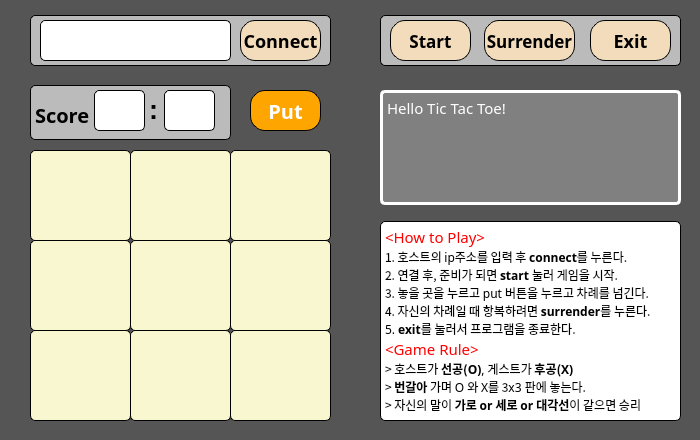
<?xml version="1.0" encoding="UTF-8"?>
<ui version="4.0">
 <class>secDialog</class>
 <widget class="QDialog" name="secDialog">
  <property name="geometry">
   <rect>
    <x>0</x>
    <y>0</y>
    <width>700</width>
    <height>440</height>
   </rect>
  </property>
  <property name="windowTitle">
   <string>Dialog</string>
  </property>
  <property name="styleSheet">
   <string notr="true">background-color: #555555;</string>
  </property>
  <widget class="QPushButton" name="connect">
   <property name="geometry">
    <rect>
     <x>240</x>
     <y>20</y>
     <width>81</width>
     <height>41</height>
    </rect>
   </property>
   <property name="font">
    <font>
     <family>Chilanka</family>
     <pointsize>-1</pointsize>
     <weight>75</weight>
     <italic>false</italic>
     <bold>true</bold>
    </font>
   </property>
   <property name="styleSheet">
    <string notr="true">QPushButton#connect {
	border-radius: 15px;
	border-style: solid;
	border-width:1px;
	border-color:black;
	padding: 2px;
	background-color: #F2DCBB;
	font: bold 18px;
	color: charcoal;
}
QPushButton#connect:hover {
	background-color: #CC9966;
}
QPushButton#connect:disabled {
	background-color: gray;
}</string>
   </property>
   <property name="text">
    <string>Connect</string>
   </property>
  </widget>
  <widget class="QLineEdit" name="ip">
   <property name="geometry">
    <rect>
     <x>40</x>
     <y>20</y>
     <width>191</width>
     <height>41</height>
    </rect>
   </property>
   <property name="styleSheet">
    <string notr="true">border-radius: 5px;
border-style: solid;
border-width:1px;
border-color:black;
background-color: white;</string>
   </property>
   <property name="text">
    <string/>
   </property>
  </widget>
  <widget class="QPushButton" name="surrender">
   <property name="geometry">
    <rect>
     <x>484</x>
     <y>20</y>
     <width>91</width>
     <height>41</height>
    </rect>
   </property>
   <property name="font">
    <font>
     <family>Chilanka</family>
     <pointsize>-1</pointsize>
     <weight>75</weight>
     <italic>false</italic>
     <bold>true</bold>
    </font>
   </property>
   <property name="styleSheet">
    <string notr="true">QPushButton#surrender {
	border-radius: 15px;
	border-style: solid;
	border-width:1px;
	border-color:black;
	padding: 2px;
	background-color: #F2DCBB;
	font: bold 17px;
	color: charcoal;
}
QPushButton#surrender:hover {
	background-color: #CC9966;
}
QPushButton#surrender:disabled {
	background-color: gray;
}</string>
   </property>
   <property name="text">
    <string>Surrender</string>
   </property>
  </widget>
  <widget class="QPushButton" name="exit">
   <property name="geometry">
    <rect>
     <x>590</x>
     <y>20</y>
     <width>81</width>
     <height>41</height>
    </rect>
   </property>
   <property name="font">
    <font>
     <family>Chilanka</family>
     <pointsize>-1</pointsize>
     <weight>75</weight>
     <italic>false</italic>
     <bold>true</bold>
    </font>
   </property>
   <property name="styleSheet">
    <string notr="true">QPushButton#exit {
	border-radius: 15px;
	border-style: solid;
	border-width:1px;
	border-color:black;
	padding: 2px;
	background-color: #F2DCBB;
	font: bold 18px;
	color: charcoal;
}
QPushButton#exit:hover {
	background-color: #CC9966;
}
QPushButton#exit:disabled {
	background-color: gray;
}</string>
   </property>
   <property name="text">
    <string>Exit</string>
   </property>
  </widget>
  <widget class="QTextEdit" name="explain">
   <property name="geometry">
    <rect>
     <x>380</x>
     <y>221</y>
     <width>301</width>
     <height>200</height>
    </rect>
   </property>
   <property name="font">
    <font>
     <family>Chilanka</family>
     <pointsize>9</pointsize>
    </font>
   </property>
   <property name="styleSheet">
    <string notr="true">border-radius: 5px;
border-style: solid;
border-width:1px;
border-color:black;
background-color: white;
</string>
   </property>
   <property name="html">
    <string>&lt;!DOCTYPE HTML PUBLIC &quot;-//W3C//DTD HTML 4.0//EN&quot; &quot;http://www.w3.org/TR/REC-html40/strict.dtd&quot;&gt;
&lt;html&gt;&lt;head&gt;&lt;meta name=&quot;qrichtext&quot; content=&quot;1&quot; /&gt;&lt;style type=&quot;text/css&quot;&gt;
p, li { white-space: pre-wrap; }
&lt;/style&gt;&lt;/head&gt;&lt;body style=&quot; font-family:'Noto Serif CJK KR','Chilanka'; font-size:9pt; font-weight:400; font-style:normal;&quot;&gt;
&lt;p style=&quot; margin-top:0px; margin-bottom:0px; margin-left:0px; margin-right:0px; -qt-block-indent:0; text-indent:0px;&quot;&gt;&lt;span style=&quot; font-family:'Ubuntu'; font-size:15px; color:#ff0000;&quot;&gt;&amp;lt;How to Play&amp;gt;&lt;/span&gt;&lt;/p&gt;
&lt;p style=&quot; margin-top:0px; margin-bottom:0px; margin-left:0px; margin-right:0px; -qt-block-indent:0; text-indent:0px;&quot;&gt;&lt;span style=&quot; font-family:'Ubuntu';&quot;&gt;1. 호스트의 ip주소를 입력 후 &lt;/span&gt;&lt;span style=&quot; font-family:'Ubuntu'; font-weight:600;&quot;&gt;connect&lt;/span&gt;&lt;span style=&quot; font-family:'Ubuntu';&quot;&gt;를 누른다. &lt;/span&gt;&lt;/p&gt;
&lt;p style=&quot; margin-top:0px; margin-bottom:0px; margin-left:0px; margin-right:0px; -qt-block-indent:0; text-indent:0px;&quot;&gt;&lt;span style=&quot; font-family:'Ubuntu';&quot;&gt;2. 연결 후, 준비가 되면 &lt;/span&gt;&lt;span style=&quot; font-family:'Ubuntu'; font-weight:600;&quot;&gt;start&lt;/span&gt;&lt;span style=&quot; font-family:'Ubuntu';&quot;&gt; 눌러 게임을 시작.&lt;/span&gt;&lt;/p&gt;
&lt;p style=&quot; margin-top:0px; margin-bottom:0px; margin-left:0px; margin-right:0px; -qt-block-indent:0; text-indent:0px;&quot;&gt;&lt;span style=&quot; font-family:'Ubuntu';&quot;&gt;3. 놓을 곳을 누르고 put 버튼을 누르고 차례를 넘긴다.&lt;/span&gt;&lt;/p&gt;
&lt;p style=&quot; margin-top:0px; margin-bottom:0px; margin-left:0px; margin-right:0px; -qt-block-indent:0; text-indent:0px;&quot;&gt;&lt;span style=&quot; font-family:'Ubuntu';&quot;&gt;4. 자신의 차례일 때 항복하려면 &lt;/span&gt;&lt;span style=&quot; font-family:'Ubuntu'; font-weight:600;&quot;&gt;surrender&lt;/span&gt;&lt;span style=&quot; font-family:'Ubuntu';&quot;&gt;를 누른다.&lt;/span&gt;&lt;/p&gt;
&lt;p style=&quot; margin-top:0px; margin-bottom:0px; margin-left:0px; margin-right:0px; -qt-block-indent:0; text-indent:0px;&quot;&gt;&lt;span style=&quot; font-family:'Ubuntu';&quot;&gt;5. &lt;/span&gt;&lt;span style=&quot; font-family:'Ubuntu'; font-weight:600;&quot;&gt;exit&lt;/span&gt;&lt;span style=&quot; font-family:'Ubuntu';&quot;&gt;를 눌러서 프로그램을 종료한다.&lt;/span&gt;&lt;/p&gt;
&lt;p style=&quot; margin-top:0px; margin-bottom:0px; margin-left:0px; margin-right:0px; -qt-block-indent:0; text-indent:0px;&quot;&gt;&lt;span style=&quot; font-family:'Ubuntu'; font-size:15px; color:#ff0000;&quot;&gt;&amp;lt;Game Rule&amp;gt;&lt;/span&gt;&lt;/p&gt;
&lt;p style=&quot; margin-top:0px; margin-bottom:0px; margin-left:0px; margin-right:0px; -qt-block-indent:0; text-indent:0px;&quot;&gt;&lt;span style=&quot; font-family:'Ubuntu';&quot;&gt;&amp;gt; 호스트가 &lt;/span&gt;&lt;span style=&quot; font-family:'Ubuntu'; font-weight:600;&quot;&gt;선공(O)&lt;/span&gt;&lt;span style=&quot; font-family:'Ubuntu';&quot;&gt;, 게스트가 &lt;/span&gt;&lt;span style=&quot; font-family:'Ubuntu'; font-weight:600;&quot;&gt;후공(X)&lt;/span&gt;&lt;/p&gt;
&lt;p style=&quot; margin-top:0px; margin-bottom:0px; margin-left:0px; margin-right:0px; -qt-block-indent:0; text-indent:0px;&quot;&gt;&lt;span style=&quot; font-family:'Ubuntu';&quot;&gt;&amp;gt; &lt;/span&gt;&lt;span style=&quot; font-family:'Ubuntu'; font-weight:600;&quot;&gt;번갈아&lt;/span&gt;&lt;span style=&quot; font-family:'Ubuntu';&quot;&gt; 가며 O 와 X를 3x3 판에 놓는다.&lt;/span&gt;&lt;/p&gt;
&lt;p style=&quot; margin-top:0px; margin-bottom:0px; margin-left:0px; margin-right:0px; -qt-block-indent:0; text-indent:0px;&quot;&gt;&lt;span style=&quot; font-family:'Ubuntu';&quot;&gt;&amp;gt; 자신의 말이 &lt;/span&gt;&lt;span style=&quot; font-family:'Ubuntu'; font-weight:600;&quot;&gt;가로 or 세로 or 대각선&lt;/span&gt;&lt;span style=&quot; font-family:'Ubuntu';&quot;&gt;이 같으면 승리&lt;/span&gt;&lt;/p&gt;&lt;/body&gt;&lt;/html&gt;</string>
   </property>
  </widget>
  <widget class="QTextEdit" name="debugging">
   <property name="geometry">
    <rect>
     <x>380</x>
     <y>90</y>
     <width>301</width>
     <height>115</height>
    </rect>
   </property>
   <property name="font">
    <font>
     <family>Chilanka</family>
     <pointsize>14</pointsize>
    </font>
   </property>
   <property name="styleSheet">
    <string notr="true">border-radius: 5px;
border-style: solid;
border-width:3px;
border-color:white;
background-color: gray;
color:white;
font-style:bold;</string>
   </property>
   <property name="html">
    <string>&lt;!DOCTYPE HTML PUBLIC &quot;-//W3C//DTD HTML 4.0//EN&quot; &quot;http://www.w3.org/TR/REC-html40/strict.dtd&quot;&gt;
&lt;html&gt;&lt;head&gt;&lt;meta name=&quot;qrichtext&quot; content=&quot;1&quot; /&gt;&lt;style type=&quot;text/css&quot;&gt;
p, li { white-space: pre-wrap; }
&lt;/style&gt;&lt;/head&gt;&lt;body style=&quot; font-family:'Chilanka'; font-size:14pt; font-weight:400; font-style:normal;&quot;&gt;
&lt;p style=&quot; margin-top:0px; margin-bottom:0px; margin-left:0px; margin-right:0px; -qt-block-indent:0; text-indent:0px;&quot;&gt;&lt;span style=&quot; font-family:'Ubuntu'; font-size:11pt;&quot;&gt;Hello Tic Tac Toe!&lt;/span&gt;&lt;/p&gt;&lt;/body&gt;&lt;/html&gt;</string>
   </property>
  </widget>
  <widget class="QPushButton" name="board_1">
   <property name="geometry">
    <rect>
     <x>30</x>
     <y>150</y>
     <width>101</width>
     <height>91</height>
    </rect>
   </property>
   <property name="font">
    <font>
     <family>Ubuntu</family>
     <pointsize>-1</pointsize>
     <weight>50</weight>
     <italic>false</italic>
     <bold>false</bold>
    </font>
   </property>
   <property name="styleSheet">
    <string notr="true">QPushButton#board_1 {
border-radius: 5px;
border-style: solid;
border-width:1px;
border-color:black;
font: 50px;
background-color: #F9F7CF;
}
QPushButton#board_1:hover {
background-color: #CCCC99;
}
QPushButton#board_1:disabled {
background-color: lightgray;
font:50px;
}</string>
   </property>
   <property name="text">
    <string/>
   </property>
  </widget>
  <widget class="QPushButton" name="board_2">
   <property name="geometry">
    <rect>
     <x>130</x>
     <y>150</y>
     <width>101</width>
     <height>91</height>
    </rect>
   </property>
   <property name="font">
    <font>
     <pointsize>-1</pointsize>
     <weight>50</weight>
     <italic>false</italic>
     <bold>false</bold>
    </font>
   </property>
   <property name="styleSheet">
    <string notr="true">QPushButton#board_2 {
border-radius: 5px;
border-style: solid;
border-width:1px;
border-color:black;
font: 50px;
background-color: #F9F7CF;
}
QPushButton#board_2:hover {
background-color: #CCCC99;
}
QPushButton#board_2:disabled {
background-color: lightgray;
font:50px;
}</string>
   </property>
   <property name="text">
    <string/>
   </property>
  </widget>
  <widget class="QPushButton" name="board_3">
   <property name="geometry">
    <rect>
     <x>230</x>
     <y>150</y>
     <width>101</width>
     <height>91</height>
    </rect>
   </property>
   <property name="font">
    <font>
     <pointsize>-1</pointsize>
     <weight>50</weight>
     <italic>false</italic>
     <bold>false</bold>
    </font>
   </property>
   <property name="styleSheet">
    <string notr="true">QPushButton#board_3 {
border-radius: 5px;
border-style: solid;
border-width:1px;
border-color:black;
background-color: #F9F7CF;
font:50px;
}
QPushButton#board_3:hover {
background-color: #CCCC99;
}
QPushButton#board_3:disabled {
background-color: lightgray;
font:50px;
}</string>
   </property>
   <property name="text">
    <string/>
   </property>
  </widget>
  <widget class="QPushButton" name="board_4">
   <property name="geometry">
    <rect>
     <x>30</x>
     <y>240</y>
     <width>101</width>
     <height>91</height>
    </rect>
   </property>
   <property name="font">
    <font>
     <pointsize>-1</pointsize>
     <weight>50</weight>
     <italic>false</italic>
     <bold>false</bold>
    </font>
   </property>
   <property name="styleSheet">
    <string notr="true">QPushButton#board_4 {
border-radius: 5px;
border-style: solid;
border-width:1px;
border-color:black;
background-color: #F9F7CF;
font:50px;
}
QPushButton#board_4:hover {
background-color: #CCCC99;
}
QPushButton#board_4:disabled {
background-color: lightgray;
font:50px;
}</string>
   </property>
   <property name="text">
    <string/>
   </property>
  </widget>
  <widget class="QPushButton" name="board_5">
   <property name="geometry">
    <rect>
     <x>130</x>
     <y>240</y>
     <width>101</width>
     <height>91</height>
    </rect>
   </property>
   <property name="font">
    <font>
     <pointsize>-1</pointsize>
     <weight>50</weight>
     <italic>false</italic>
     <bold>false</bold>
    </font>
   </property>
   <property name="styleSheet">
    <string notr="true">QPushButton#board_5 {
border-radius: 5px;
border-style: solid;
border-width:1px;
border-color:black;
background-color: #F9F7CF;
font:50px;
}
QPushButton#board_5:hover {
background-color: #CCCC99;
}
QPushButton#board_5:disabled {
background-color: lightgray;
font:50px;
}</string>
   </property>
   <property name="text">
    <string/>
   </property>
  </widget>
  <widget class="QPushButton" name="board_6">
   <property name="geometry">
    <rect>
     <x>230</x>
     <y>240</y>
     <width>101</width>
     <height>91</height>
    </rect>
   </property>
   <property name="font">
    <font>
     <pointsize>-1</pointsize>
     <weight>50</weight>
     <italic>false</italic>
     <bold>false</bold>
    </font>
   </property>
   <property name="styleSheet">
    <string notr="true">QPushButton#board_6 {
border-radius: 5px;
border-style: solid;
border-width:1px;
border-color:black;
background-color: #F9F7CF;
font:50px;
}
QPushButton#board_6:hover {
background-color: #CCCC99;
}
QPushButton#board_6:disabled {
background-color: lightgray;
font:50px;
}</string>
   </property>
   <property name="text">
    <string/>
   </property>
  </widget>
  <widget class="QPushButton" name="board_7">
   <property name="geometry">
    <rect>
     <x>30</x>
     <y>330</y>
     <width>101</width>
     <height>91</height>
    </rect>
   </property>
   <property name="font">
    <font>
     <pointsize>-1</pointsize>
     <weight>50</weight>
     <italic>false</italic>
     <bold>false</bold>
    </font>
   </property>
   <property name="styleSheet">
    <string notr="true">QPushButton#board_7{
border-radius: 5px;
border-style: solid;
border-width:1px;
border-color:black;
background-color: #F9F7CF;
font:50px;
}
QPushButton#board_7:hover {
background-color: #CCCC99;
}
QPushButton#board_7:disabled {
background-color: lightgray;
font:50px;
}</string>
   </property>
   <property name="text">
    <string/>
   </property>
  </widget>
  <widget class="QPushButton" name="board_8">
   <property name="geometry">
    <rect>
     <x>130</x>
     <y>330</y>
     <width>101</width>
     <height>91</height>
    </rect>
   </property>
   <property name="font">
    <font>
     <pointsize>-1</pointsize>
     <weight>50</weight>
     <italic>false</italic>
     <bold>false</bold>
    </font>
   </property>
   <property name="styleSheet">
    <string notr="true">QPushButton#board_8 {
border-radius: 5px;
border-style: solid;
border-width:1px;
border-color:black;
background-color: #F9F7CF;
font:50px;
}
QPushButton#board_8:hover {
background-color: #CCCC99;
}
QPushButton#board_8:disabled {
background-color: lightgray;
font:50px;
}</string>
   </property>
   <property name="text">
    <string/>
   </property>
  </widget>
  <widget class="QPushButton" name="board_9">
   <property name="geometry">
    <rect>
     <x>230</x>
     <y>330</y>
     <width>101</width>
     <height>91</height>
    </rect>
   </property>
   <property name="font">
    <font>
     <pointsize>-1</pointsize>
     <weight>50</weight>
     <italic>false</italic>
     <bold>false</bold>
    </font>
   </property>
   <property name="styleSheet">
    <string notr="true">QPushButton#board_9 {
border-radius: 5px;
border-style: solid;
border-width:1px;
border-color:black;
background-color: #F9F7CF;
font:50px;
}
QPushButton#board_9:hover {
background-color: #CCCC99;
}
QPushButton#board_9:disabled {
background-color: lightgray;
font:50px;
}</string>
   </property>
   <property name="text">
    <string/>
   </property>
  </widget>
  <widget class="QLineEdit" name="opscore">
   <property name="geometry">
    <rect>
     <x>164</x>
     <y>90</y>
     <width>51</width>
     <height>41</height>
    </rect>
   </property>
   <property name="font">
    <font>
     <family>Chilanka</family>
     <pointsize>20</pointsize>
     <weight>75</weight>
     <bold>true</bold>
    </font>
   </property>
   <property name="cursor">
    <cursorShape>IBeamCursor</cursorShape>
   </property>
   <property name="styleSheet">
    <string notr="true">QLineEdit#opscore {
border-radius: 5px;
border-style: solid;
border-width:1px;
border-color:black;
background-color: white;
}
QLineEdit#opscore:disabled {
border-radius: 5px;
border-style: solid;
border-width:1px;
border-color:black;
background-color: white;
color:black;
}</string>
   </property>
   <property name="text">
    <string/>
   </property>
   <property name="alignment">
    <set>Qt::AlignCenter</set>
   </property>
  </widget>
  <widget class="QLineEdit" name="myscore">
   <property name="geometry">
    <rect>
     <x>94</x>
     <y>90</y>
     <width>51</width>
     <height>41</height>
    </rect>
   </property>
   <property name="font">
    <font>
     <family>Chilanka</family>
     <pointsize>20</pointsize>
     <weight>75</weight>
     <bold>true</bold>
    </font>
   </property>
   <property name="styleSheet">
    <string notr="true">QLineEdit#myscore {
border-radius: 5px;
border-style: solid;
border-width:1px;
border-color:black;
background-color: white;
}
QLineEdit#myscore:disabled {
border-radius: 5px;
border-style: solid;
border-width:1px;
border-color:black;
background-color: white;
color:black;
}</string>
   </property>
   <property name="text">
    <string/>
   </property>
   <property name="alignment">
    <set>Qt::AlignCenter</set>
   </property>
  </widget>
  <widget class="QPushButton" name="start">
   <property name="geometry">
    <rect>
     <x>390</x>
     <y>20</y>
     <width>81</width>
     <height>41</height>
    </rect>
   </property>
   <property name="font">
    <font>
     <family>Chilanka</family>
     <pointsize>-1</pointsize>
     <weight>75</weight>
     <italic>false</italic>
     <bold>true</bold>
    </font>
   </property>
   <property name="styleSheet">
    <string notr="true">QPushButton#start {
	border-radius: 15px;
	border-style: solid;
	border-width:1px;
	border-color:black;
	padding: 2px;
	background-color: #F2DCBB;
	font: bold 17px;
	color: charcoal;
}

QPushButton#start:hover {
	background-color: #CC9966;
}

QPushButton#start:disabled {
	background-color: gray;
}
</string>
   </property>
   <property name="text">
    <string>Start</string>
   </property>
  </widget>
  <widget class="QPushButton" name="put">
   <property name="geometry">
    <rect>
     <x>250</x>
     <y>90</y>
     <width>71</width>
     <height>41</height>
    </rect>
   </property>
   <property name="font">
    <font>
     <family>Chilanka</family>
     <pointsize>-1</pointsize>
     <weight>75</weight>
     <italic>false</italic>
     <bold>true</bold>
    </font>
   </property>
   <property name="styleSheet">
    <string notr="true">QPushButton#put {
	border-radius: 15px;
	border-style: solid;
	border-width:1px;
	border-color:black;
	padding: 2px;
	background-color: orange;
	font: bold 20px;
	color: white;
}

QPushButton#put:hover {
	background-color: darkorange;
}

QPushButton#put:disabled {
	background-color: gray;
}</string>
   </property>
   <property name="text">
    <string>Put</string>
   </property>
  </widget>
  <widget class="QLabel" name="label_2">
   <property name="geometry">
    <rect>
     <x>150</x>
     <y>93</y>
     <width>7</width>
     <height>32</height>
    </rect>
   </property>
   <property name="font">
    <font>
     <pointsize>20</pointsize>
     <weight>75</weight>
     <bold>true</bold>
    </font>
   </property>
   <property name="styleSheet">
    <string notr="true">background-color: #BBBBBB;</string>
   </property>
   <property name="text">
    <string>:</string>
   </property>
   <property name="alignment">
    <set>Qt::AlignCenter</set>
   </property>
  </widget>
  <widget class="QFrame" name="frame">
   <property name="geometry">
    <rect>
     <x>30</x>
     <y>85</y>
     <width>201</width>
     <height>55</height>
    </rect>
   </property>
   <property name="styleSheet">
    <string notr="true">background-color: #BBBBBB;
border-radius: 5px;
border-style: solid;
border-width: 1px;</string>
   </property>
   <property name="frameShape">
    <enum>QFrame::StyledPanel</enum>
   </property>
   <property name="frameShadow">
    <enum>QFrame::Raised</enum>
   </property>
   <widget class="QLabel" name="label">
    <property name="geometry">
     <rect>
      <x>5</x>
      <y>15</y>
      <width>61</width>
      <height>31</height>
     </rect>
    </property>
    <property name="font">
     <font>
      <family>Chilanka</family>
      <pointsize>10</pointsize>
      <weight>75</weight>
      <italic>false</italic>
      <bold>true</bold>
     </font>
    </property>
    <property name="styleSheet">
     <string notr="true">background-color: #BBBBBB;
border-style: none;</string>
    </property>
    <property name="text">
     <string>&lt;html&gt;&lt;head/&gt;&lt;body&gt;&lt;p&gt;&lt;span style=&quot; font-size:x-large;&quot;&gt;Score &lt;/span&gt;&lt;/p&gt;&lt;/body&gt;&lt;/html&gt;</string>
    </property>
   </widget>
  </widget>
  <widget class="QFrame" name="frame_2">
   <property name="geometry">
    <rect>
     <x>380</x>
     <y>15</y>
     <width>301</width>
     <height>51</height>
    </rect>
   </property>
   <property name="styleSheet">
    <string notr="true">background-color: #BBBBBB;
border-style: solid;
border-radius: 5px;
border-width: 1px;</string>
   </property>
   <property name="frameShape">
    <enum>QFrame::StyledPanel</enum>
   </property>
   <property name="frameShadow">
    <enum>QFrame::Raised</enum>
   </property>
  </widget>
  <widget class="QFrame" name="frame_3">
   <property name="geometry">
    <rect>
     <x>30</x>
     <y>15</y>
     <width>301</width>
     <height>51</height>
    </rect>
   </property>
   <property name="styleSheet">
    <string notr="true">background-color: #BBBBBB;
border-style: solid;
border-radius: 5px;
border-width: 1px;</string>
   </property>
   <property name="frameShape">
    <enum>QFrame::StyledPanel</enum>
   </property>
   <property name="frameShadow">
    <enum>QFrame::Raised</enum>
   </property>
  </widget>
  <zorder>frame_3</zorder>
  <zorder>frame_2</zorder>
  <zorder>frame</zorder>
  <zorder>connect</zorder>
  <zorder>ip</zorder>
  <zorder>surrender</zorder>
  <zorder>exit</zorder>
  <zorder>explain</zorder>
  <zorder>debugging</zorder>
  <zorder>board_1</zorder>
  <zorder>board_2</zorder>
  <zorder>board_3</zorder>
  <zorder>board_4</zorder>
  <zorder>board_5</zorder>
  <zorder>board_6</zorder>
  <zorder>board_7</zorder>
  <zorder>board_8</zorder>
  <zorder>board_9</zorder>
  <zorder>opscore</zorder>
  <zorder>myscore</zorder>
  <zorder>start</zorder>
  <zorder>put</zorder>
  <zorder>label_2</zorder>
 </widget>
 <resources/>
 <connections/>
</ui>
